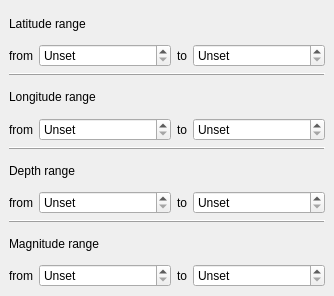
<ui version="4.0" >
 <author></author>
 <comment></comment>
 <exportmacro></exportmacro>
 <class>EventFilter</class>
 <widget class="QWidget" name="EventFilter" >
  <property name="geometry" >
   <rect>
    <x>0</x>
    <y>0</y>
    <width>334</width>
    <height>296</height>
   </rect>
  </property>
  <property name="windowTitle" >
   <string>Filter Settings</string>
  </property>
  <layout class="QVBoxLayout" >
   <property name="margin" >
    <number>9</number>
   </property>
   <property name="spacing" >
    <number>6</number>
   </property>
   <item>
    <layout class="QGridLayout" >
     <property name="margin" >
      <number>0</number>
     </property>
     <property name="spacing" >
      <number>6</number>
     </property>
     <item row="7" column="1" >
      <widget class="Seiscomp::Gui::OptionalDoubleSpinBox" name="fromDepth" >
       <property name="specialValueText" >
        <string>Unset</string>
       </property>
       <property name="suffix" >
        <string>km</string>
       </property>
       <property name="maximum" >
        <double>999</double>
       </property>
       <property name="minimum" >
        <double>-999</double>
       </property>
       <property name="value" >
        <double>-999</double>
       </property>
      </widget>
     </item>
     <item row="4" column="1" >
      <widget class="Seiscomp::Gui::OptionalDoubleSpinBox" name="fromLongitude" >
       <property name="specialValueText" >
        <string>Unset</string>
       </property>
       <property name="suffix" >
        <string>°</string>
       </property>
       <property name="decimals" >
        <number>4</number>
       </property>
       <property name="maximum" >
        <double>180</double>
       </property>
       <property name="minimum" >
        <double>-180</double>
       </property>
       <property name="value" >
        <double>-180</double>
       </property>
      </widget>
     </item>
     <item row="4" column="3" >
      <widget class="Seiscomp::Gui::OptionalDoubleSpinBox" name="toLongitude" >
       <property name="specialValueText" >
        <string>Unset</string>
       </property>
       <property name="suffix" >
        <string>°</string>
       </property>
       <property name="decimals" >
        <number>4</number>
       </property>
       <property name="maximum" >
        <double>180</double>
       </property>
       <property name="minimum" >
        <double>-180</double>
       </property>
       <property name="value" >
        <double>-180</double>
       </property>
      </widget>
     </item>
     <item row="6" column="0" colspan="4" >
      <widget class="QLabel" name="label_10" >
       <property name="text" >
        <string>Depth range</string>
       </property>
      </widget>
     </item>
     <item row="7" column="0" >
      <widget class="QLabel" name="label_11" >
       <property name="text" >
        <string>from</string>
       </property>
       <property name="alignment" >
        <set>Qt::AlignRight|Qt::AlignTrailing|Qt::AlignVCenter</set>
       </property>
      </widget>
     </item>
     <item row="10" column="2" >
      <widget class="QLabel" name="label_15" >
       <property name="text" >
        <string>to</string>
       </property>
      </widget>
     </item>
     <item row="1" column="2" >
      <widget class="QLabel" name="label_6" >
       <property name="sizePolicy" >
        <sizepolicy>
         <hsizetype>4</hsizetype>
         <vsizetype>5</vsizetype>
         <horstretch>0</horstretch>
         <verstretch>0</verstretch>
        </sizepolicy>
       </property>
       <property name="text" >
        <string>to</string>
       </property>
      </widget>
     </item>
     <item row="2" column="0" colspan="4" >
      <widget class="QFrame" name="frame" >
       <property name="frameShape" >
        <enum>QFrame::HLine</enum>
       </property>
       <property name="frameShadow" >
        <enum>QFrame::Raised</enum>
       </property>
      </widget>
     </item>
     <item row="5" column="0" colspan="4" >
      <widget class="QFrame" name="frame_2" >
       <property name="frameShape" >
        <enum>QFrame::HLine</enum>
       </property>
       <property name="frameShadow" >
        <enum>QFrame::Raised</enum>
       </property>
      </widget>
     </item>
     <item row="9" column="0" colspan="4" >
      <widget class="QLabel" name="label_13" >
       <property name="text" >
        <string>Magnitude range</string>
       </property>
      </widget>
     </item>
     <item row="3" column="0" colspan="4" >
      <widget class="QLabel" name="label_7" >
       <property name="text" >
        <string>Longitude range</string>
       </property>
      </widget>
     </item>
     <item row="7" column="2" >
      <widget class="QLabel" name="label_12" >
       <property name="text" >
        <string>to</string>
       </property>
      </widget>
     </item>
     <item row="0" column="0" colspan="4" >
      <widget class="QLabel" name="label_4" >
       <property name="text" >
        <string>Latitude range</string>
       </property>
      </widget>
     </item>
     <item row="4" column="2" >
      <widget class="QLabel" name="label_9" >
       <property name="text" >
        <string>to</string>
       </property>
      </widget>
     </item>
     <item row="1" column="0" >
      <widget class="QLabel" name="label_5" >
       <property name="sizePolicy" >
        <sizepolicy>
         <hsizetype>4</hsizetype>
         <vsizetype>5</vsizetype>
         <horstretch>0</horstretch>
         <verstretch>0</verstretch>
        </sizepolicy>
       </property>
       <property name="text" >
        <string>from</string>
       </property>
       <property name="alignment" >
        <set>Qt::AlignRight|Qt::AlignTrailing|Qt::AlignVCenter</set>
       </property>
      </widget>
     </item>
     <item row="10" column="3" >
      <widget class="Seiscomp::Gui::OptionalDoubleSpinBox" name="toMagnitude" >
       <property name="specialValueText" >
        <string>Unset</string>
       </property>
       <property name="decimals" >
        <number>1</number>
       </property>
       <property name="maximum" >
        <double>20</double>
       </property>
       <property name="minimum" >
        <double>-10</double>
       </property>
       <property name="singleStep" >
        <double>0.5</double>
       </property>
       <property name="value" >
        <double>-10</double>
       </property>
      </widget>
     </item>
     <item row="10" column="1" >
      <widget class="Seiscomp::Gui::OptionalDoubleSpinBox" name="fromMagnitude" >
       <property name="specialValueText" >
        <string>Unset</string>
       </property>
       <property name="decimals" >
        <number>1</number>
       </property>
       <property name="maximum" >
        <double>20</double>
       </property>
       <property name="minimum" >
        <double>-10</double>
       </property>
       <property name="singleStep" >
        <double>0.5</double>
       </property>
       <property name="value" >
        <double>-10</double>
       </property>
      </widget>
     </item>
     <item row="4" column="0" >
      <widget class="QLabel" name="label_8" >
       <property name="text" >
        <string>from</string>
       </property>
       <property name="alignment" >
        <set>Qt::AlignRight|Qt::AlignTrailing|Qt::AlignVCenter</set>
       </property>
      </widget>
     </item>
     <item row="10" column="0" >
      <widget class="QLabel" name="label_14" >
       <property name="text" >
        <string>from</string>
       </property>
       <property name="alignment" >
        <set>Qt::AlignRight|Qt::AlignTrailing|Qt::AlignVCenter</set>
       </property>
      </widget>
     </item>
     <item row="1" column="1" >
      <widget class="Seiscomp::Gui::OptionalDoubleSpinBox" name="fromLatitude" >
       <property name="specialValueText" >
        <string>Unset</string>
       </property>
       <property name="suffix" >
        <string>°</string>
       </property>
       <property name="decimals" >
        <number>4</number>
       </property>
       <property name="maximum" >
        <double>90</double>
       </property>
       <property name="minimum" >
        <double>-90</double>
       </property>
       <property name="value" >
        <double>-90</double>
       </property>
      </widget>
     </item>
     <item row="7" column="3" >
      <widget class="Seiscomp::Gui::OptionalDoubleSpinBox" name="toDepth" >
       <property name="specialValueText" >
        <string>Unset</string>
       </property>
       <property name="suffix" >
        <string>km</string>
       </property>
       <property name="maximum" >
        <double>999</double>
       </property>
       <property name="minimum" >
        <double>-999</double>
       </property>
       <property name="value" >
        <double>-999</double>
       </property>
      </widget>
     </item>
     <item row="1" column="3" >
      <widget class="Seiscomp::Gui::OptionalDoubleSpinBox" name="toLatitude" >
       <property name="specialValueText" >
        <string>Unset</string>
       </property>
       <property name="suffix" >
        <string>°</string>
       </property>
       <property name="decimals" >
        <number>4</number>
       </property>
       <property name="maximum" >
        <double>90</double>
       </property>
       <property name="minimum" >
        <double>-90</double>
       </property>
       <property name="value" >
        <double>-90</double>
       </property>
      </widget>
     </item>
     <item row="8" column="0" colspan="4" >
      <widget class="QFrame" name="frame_3" >
       <property name="frameShape" >
        <enum>QFrame::HLine</enum>
       </property>
       <property name="frameShadow" >
        <enum>QFrame::Raised</enum>
       </property>
      </widget>
     </item>
    </layout>
   </item>
  </layout>
 </widget>
 <pixmapfunction></pixmapfunction>
 <customwidgets>
  <customwidget>
   <class>Seiscomp::Gui::OptionalDoubleSpinBox</class>
   <extends>QDoubleSpinBox</extends>
   <header>seiscomp3/gui/core/optionaldoublespinbox.h</header>
   <container>0</container>
   <pixmap></pixmap>
  </customwidget>
 </customwidgets>
 <tabstops>
  <tabstop>fromLatitude</tabstop>
  <tabstop>toLatitude</tabstop>
  <tabstop>fromLongitude</tabstop>
  <tabstop>toLongitude</tabstop>
  <tabstop>fromDepth</tabstop>
  <tabstop>toDepth</tabstop>
  <tabstop>fromMagnitude</tabstop>
  <tabstop>toMagnitude</tabstop>
 </tabstops>
 <resources/>
 <connections/>
</ui>
